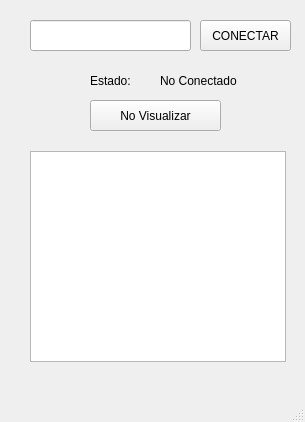
<?xml version="1.0" encoding="UTF-8"?>
<ui version="4.0">
 <class>MainWindow</class>
 <widget class="QMainWindow" name="MainWindow">
  <property name="geometry">
   <rect>
    <x>0</x>
    <y>0</y>
    <width>305</width>
    <height>422</height>
   </rect>
  </property>
  <property name="windowTitle">
   <string>MainWindow</string>
  </property>
  <widget class="QWidget" name="centralwidget">
   <widget class="QPushButton" name="btn_accion">
    <property name="geometry">
     <rect>
      <x>200</x>
      <y>20</y>
      <width>91</width>
      <height>31</height>
     </rect>
    </property>
    <property name="text">
     <string>CONECTAR</string>
    </property>
   </widget>
   <widget class="QLineEdit" name="txt_puerto">
    <property name="geometry">
     <rect>
      <x>30</x>
      <y>20</y>
      <width>161</width>
      <height>31</height>
     </rect>
    </property>
   </widget>
   <widget class="QLabel" name="txt_estado">
    <property name="geometry">
     <rect>
      <x>160</x>
      <y>70</y>
      <width>81</width>
      <height>21</height>
     </rect>
    </property>
    <property name="text">
     <string>No Conectado</string>
    </property>
   </widget>
   <widget class="QLabel" name="label">
    <property name="geometry">
     <rect>
      <x>90</x>
      <y>70</y>
      <width>61</width>
      <height>21</height>
     </rect>
    </property>
    <property name="text">
     <string>Estado:</string>
    </property>
   </widget>
   <widget class="QListWidget" name="lw_datos">
    <property name="geometry">
     <rect>
      <x>30</x>
      <y>151</y>
      <width>256</width>
      <height>211</height>
     </rect>
    </property>
   </widget>
   <widget class="QPushButton" name="btn_visual">
    <property name="geometry">
     <rect>
      <x>90</x>
      <y>100</y>
      <width>131</width>
      <height>31</height>
     </rect>
    </property>
    <property name="text">
     <string>No Visualizar</string>
    </property>
   </widget>
  </widget>
  <widget class="QMenuBar" name="menubar">
   <property name="geometry">
    <rect>
     <x>0</x>
     <y>0</y>
     <width>305</width>
     <height>21</height>
    </rect>
   </property>
  </widget>
  <widget class="QStatusBar" name="statusbar"/>
 </widget>
 <resources/>
 <connections/>
</ui>
